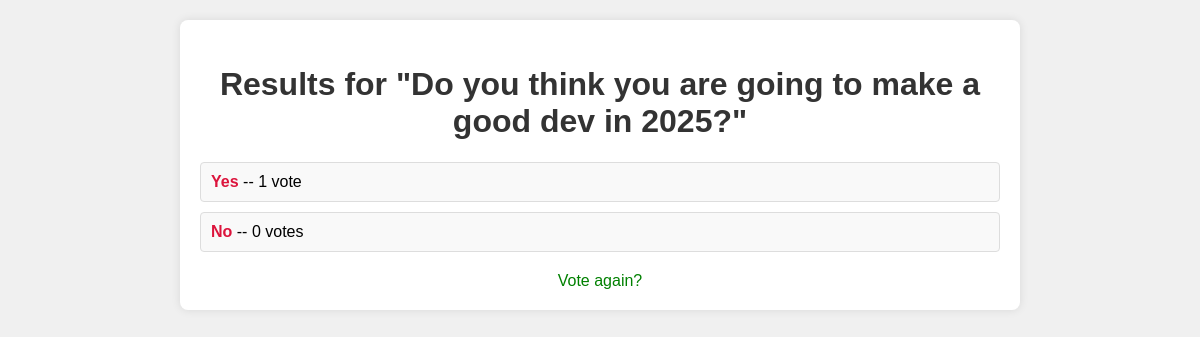
The app's page /polls/2/results/ with its own data.
### polls/models.py (models this page shows, shortened)
class Question(models.Model):
    question_text = models.CharField(max_length=200)
    pub_date = models.DateField("date published")
    @admin.display(
        boolean=True,
        ordering="pub_date",
        description="Published recently?",
    )
    def was_published_recently(self):
        now = timezone.now().date()
        return now - datetime.timedelta(days=1) <= self.pub_date <= now
    was_published_recently.admin_order_field = 'pub_date'
    was_published_recently.boolean = True
    was_published_recently.short_description = 'Published recently?'

class Choice(models.Model):
    question = models.ForeignKey(Question, on_delete=models.CASCADE)
    choice_text = models.CharField(max_length=200)
    votes = models.IntegerField(default=0)

### polls/views.py (the view)
# urls.py: path("<int:pk>/results/", views.ResultsView.as_view(), name="results"),
class ResultsView(generic.DetailView):
    model = Question
    template_name = "polls/results.html"
    def get_queryset(self):
        return Question.objects.filter(pub_date__lte=timezone.now())

### polls/templates/polls/results.html (shortened to what this page needs)
{% load static %}
<!DOCTYPE html>
<html lang="en">
<head>
    <link rel="stylesheet" type="text/css" href="{% static 'polls/css/styles.css' %}">
</head>
<body>
    <div class="container-2">
        <h1>Results for "{{ question.question_text }}"</h1>
        <ul>
        {% for choice in question.choice_set.all %}
            <li>
                <span id="vote-char">{{ choice.choice_text }}</span> -- {{ choice.votes }} vote{{ choice.votes|pluralize }}
            </li>
        {% endfor %}
        </ul>
        <a href="{% url 'polls:detail' question.id %}">Vote again?</a>
    </div>
</body>
</html>

### polls/static/polls/css/styles.css (style rules this page uses)
body { font-family: 'Poppins', sans-serif; background-color: #f0f0f0; margin: 0; padding: 0; }
h1 { color: #333; text-align: center; padding-top: 5px; }
ul { list-style-type: none; padding: 0; }
li { margin-bottom: 10px; }
a { text-decoration: none; color: #007bff; transition: color 0.3s ease; }
.container-2 { max-width: 800px; margin: 20px auto; background-color: #fff; padding: 20px; border-radius: 8px; box-shadow: 0 0 10px rgba(0,0,0,0.1); }
.container-2 h1 { color: #333; text-align: center; }
.container-2 ul { list-style-type: none; padding: 0; }
.container-2 li { margin-bottom: 10px; padding: 10px; background-color: #f9f9f9; border: 1px solid #ddd; border-radius: 4px; }
.container-2 a { display: block; text-align: center; margin-top: 20px; text-decoration: none; color: green; }
li #vote-char { color: crimson; font-weight: bolder; }

### records on screen
Question: question_text "Do you think you are going to make a good dev in 2025?"
Choice: choice_text "Yes", votes "1"
Choice: choice_text "No", votes "0"
